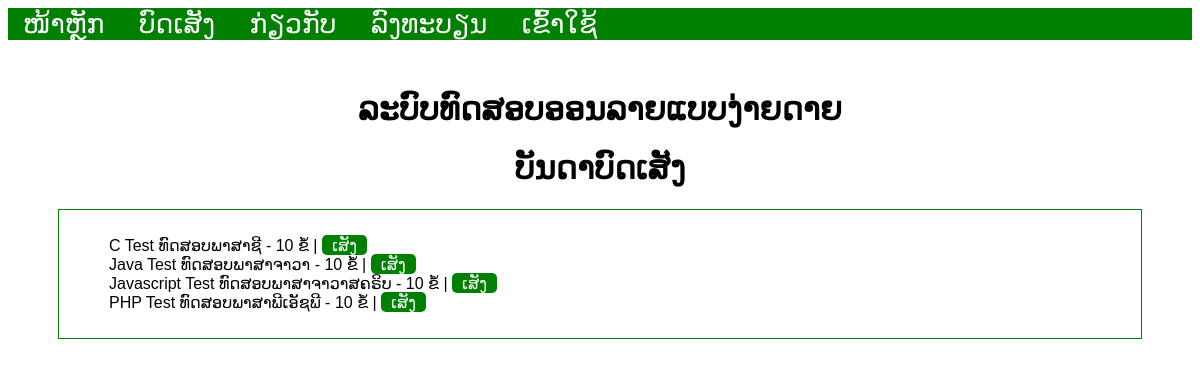
/test, run on the app's committed database.
### tables this page shows
CREATE TABLE `tests` (
  `test_id` int(11) NOT NULL,
  `test_name` varchar(255) NOT NULL,
  `test_url` varchar(255) NOT NULL,
  `test_questions_amount` int(11) NOT NULL
);

### app/controllers/Test.php (called while the page is built, shortened)
<?php
    class Test extends Controller {
        private $testModel;
        public function __construct() {
            $this->testModel = $this->model('Tests');
        }
        public function index() {
            $tests = $this->testModel->getTests();
            $data = [
                'title' => 'ບົດເສັງ',
                'tests' => $tests
            ];
            $this->view('tests/index', $data);
        }
    }

### app/lib/Core.php (called while the page is built, shortened)
<?php
    class Core {
        protected $curMethod = 'index';
        public function __construct() {
            $url = $this->getUrl();
            if (file_exists('../app/controllers/'. ucwords($url[0]) . '.php')) {
                unset($url[0]);
            } elseif (ucwords($url[0]) == '') {
                $this->curCtrl = ucwords('Index');
                unset($url[0]);
            } else {
                $this->curCtrl = ucwords('Error404');
                unset($url[0]);
            }
            $this->curCtrl = new $this->curCtrl;
            $this->params = $url ? array_values($url) : [];
            call_user_func_array([$this->curCtrl, $this->curMethod], $this->params);
        }
        public function getUrl() {
            if (isset($_GET['url'])) {
                $url = rtrim($_GET['url'], '/');
                $url = filter_var($url, FILTER_SANITIZE_URL);
                $url = explode('/', $url);
                return $url;
            }
            return null;
        }
    }

### public/index.php (called while the page is built, shortened)
<?php
    $core = new Core();

### app/lib/Database.php (called while the page is built, shortened)
<?php
    class Database {
        private $host = DB_HOST;
        private $admin = DB_USER;
        private $pass = DB_PASSWORD;
        private $db = DB_NAME;
        private $dbhandler;
        private $stm;
        public function __construct() {
            $dsn = 'mysql:host='.$this->host.';dbname='.$this->db;
            $options = array(
                PDO::ATTR_PERSISTENT => true,
                PDO::ATTR_ERRMODE => PDO::ERRMODE_EXCEPTION
            );
            try {
                $this->dbhandler = new PDO($dsn, $this->admin, $this->pass, $options);
            } catch (PDOException $e) {
                $this->err = $e->getMessage();
                echo $this->err;
            }
        }
        public function query($sql) {
            $this->stm = $this->dbhandler->prepare($sql);
        }
        public function execute() {
            return $this->stm->execute();
        }
        public function resultSet() {
            $this->execute();
            return $this->stm->fetchAll(PDO::FETCH_OBJ);
        }
    }

### app/models/Tests.php (called while the page is built, shortened)
<?php
class Tests {
    private $db;
    public function __construct() {
        $this->db = new Database();
    }
    public function getTests() {
        $sql = "SELECT * FROM tests";
        $this->db->query($sql);
        return $this->db->resultSet();
    }
}

### app/views/tests/index.php (the view)
<?php require APPROOT . '/views/components/head.php' ?>
    <h1 class="title">ບັນດາບົດເສັງ</h1>
    <div class="text-box">
        <ul class="test-list">
            <?php foreach ($data['tests'] as $test) : ?>
                <li><?= $test->test_name ?>
                    - <?= $test->test_questions_amount ?> ຂໍ້ | <a class="btn" href="<?= URLROOT . '/test/'. $test->test_url?>">ເສັງ</a>
                </li>
            <?php endforeach; ?>
        </ul>
    </div>
<?php require APPROOT . '/views/components/foot.php' ?>

### public/css/style.css (style rules this page uses)
body, input[type="submit"], input[type="reset"], fieldset input[type="radio"], button { font-family: myFont, sans-serif; }
.title { text-align: center; }
.text-box { border: 1px solid green; padding: 10px; }
.test-list { list-style: none; }
.btn { padding: 1.5px 10px; text-decoration: none; background-color: green; color: white; border-radius: 5px; border-style: none; }

### data on the page
tests: test_name "C Test ທົດສອບພາສາຊີ", test_questions_amount "10"
tests: test_name "Java Test ທົດສອບພາສາຈາວາ", test_questions_amount "10"
tests: test_name "Javascript Test ທົດສອບພາສາຈາວາສຄຣິບ", test_questions_amount "10"
tests: test_name "PHP Test ທົດສອບພາສາພີເອັຊພີ", test_questions_amount "10"
